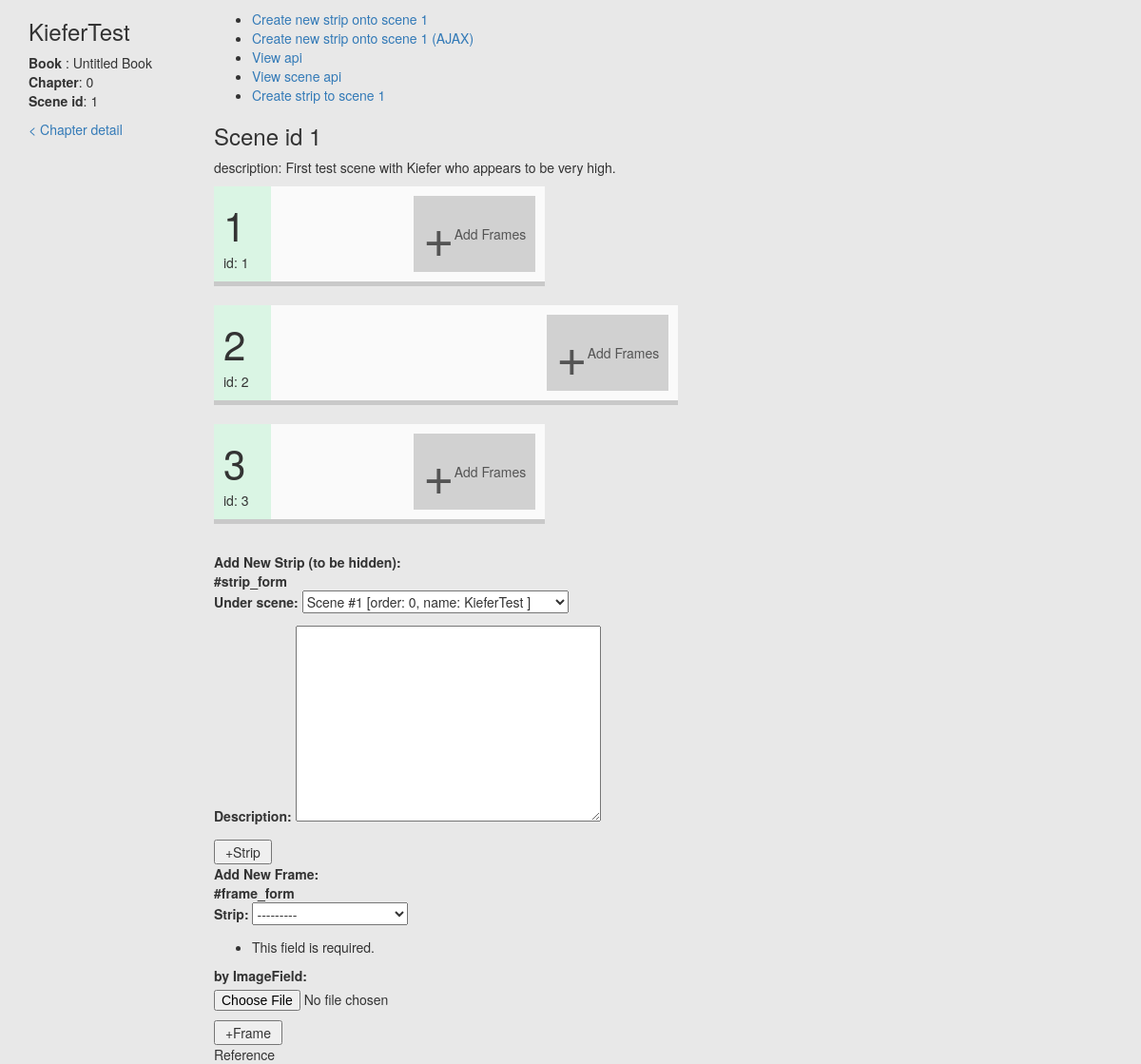
Page /flipbooks/scene/1/ on the committed database.
### flipbooks/models.py (models this page shows, shortened)
class Scene(models.Model):
    order = models.IntegerField(default="0")
    children_orders = models.TextField(max_length=200, blank=True, default="")
    name = models.CharField(max_length=50, blank=True, default="")
    description = models.TextField(max_length=100, blank=True, default="")
    chapter = models.ForeignKey(Chapter, on_delete=models.CASCADE, default=0)
    date_created = models.DateTimeField(auto_now_add=True)
    date_modified = models.DateTimeField(auto_now=True)
    def __str__(self):
        return "Scene #{} [order: {}, name: {} ]".format(self.pk, self.order, self.name)

class Chapter(models.Model):
    number = models.IntegerField(default="0")
    title = models.CharField(max_length=50, blank=True, default="Untitled")
    book = models.ForeignKey(Book, on_delete=models.CASCADE)
    date_created = models.DateTimeField(auto_now_add=True)
    date_modified = models.DateTimeField(auto_now=True)

class Book(models.Model):
    title = models.CharField(max_length=50, blank=True, default="Untitled Book")
    date_created = models.DateTimeField(auto_now_add=True)
    date_modified = models.DateTimeField(auto_now=True)

class Strip(models.Model):
    order = models.IntegerField(default="-1")
    description = models.TextField(max_length=100, blank=True, default="")
    scene = models.ForeignKey(Scene, on_delete=models.CASCADE)
    date_created = models.DateTimeField(auto_now_add=True)
    date_modified = models.DateTimeField(auto_now=True)
    def __str__(self):
        return "id #{} [in Sn_{}, order:{}]".format(self.id, self.scene.order, self.order)

### flipbooks/views.py (the view)
# urls.py: url(r'^scene/(?P<pk>\d+)/$', views.SceneDetailView.as_view(), name='scene-detail'),
class SceneDetailView(generic.DetailView):
    model = Scene
    queryset = Scene.objects.all()
    def get_context_data(self, *args, **kwargs):
        context = super(SceneDetailView, self).get_context_data(*args, **kwargs)
        stringy_children_orders = context['object'].children_orders
        valid_children_orders = False if stringy_children_orders =="" else helpers.string2List(stringy_children_orders)
        context["valid_children_orders"] = valid_children_orders
        _scene = context['object']
        ordered_strip_set = []
        if valid_children_orders:
            ordered_strip_set = helpers.order_by_id_ref(_scene.strip_set.all(), valid_children_orders)
        else:
            ordered_strip_set = _scene.strip_set.all()
        context['ordered_strip_set'] = ordered_strip_set
        context["strip_create_form"] = forms.StripCreateForm(initial={'scene': self.kwargs['pk']})
        context['strip_create_url'] = reverse_lazy("flipbooks:strip-create", kwargs={'scene_pk':self.kwargs['pk'] })
        context["frame_create_form"] = forms.FrameCreateForm({"scene_pk": self.kwargs['pk']})
        print("------------attempting to hide a field")
        print(context["frame_create_form"].fields)
        context["frame_create_form"].fields['frame_image'].widget = f.HiddenInput()
        context['frame_create_url'] = reverse_lazy("flipbooks:frame-create", kwargs={'strip_pk': 1 })
        return context

### flipbooks/forms.py
class StripCreateForm(forms.ModelForm):
    def __init__(self, *args, **kwargs):
        super(StripCreateForm, self).__init__(*args, **kwargs)
        self.fields['scene'].queryset = Scene.objects.order_by("order")
    class Meta:
        model = Strip
        fields = ['scene', 'description'] #removed 'order'. No need to select them.
        labels = {
            'scene': 'Under scene'
        }

class FrameCreateForm(forms.ModelForm):
    def __init__(self, *args, **kwargs):
        super(FrameCreateForm, self).__init__(*args, **kwargs)
        arg_dict = {}
        for arg in args:
            if arg:
                arg_dict = arg
        if 'scene_pk' in arg_dict:
            self.fields['strip'].queryset = Strip.objects.filter(scene__id=arg_dict['scene_pk'])
        else:
            self.fields['strip'].queryset = Strip.objects.all()
    class Meta:
        model = Frame
        fields = ['strip', 'frame_image', 'frame_image_native']
        labels = {
            'frame_image_native': 'by ImageField:',
        }

### flipbooks/helpermodule/helpers.py (called while the page is built)
def string2List(stringyList):
    li = stringyList.split(",")
    return list( item.strip() for item in li )

def order_by_id_ref(obj_li, ref_id_li):
    obj_li_ordered = [None] * len(obj_li)
    for obj in obj_li:
        if str(obj.id) in ref_id_li:
            order_position = ref_id_li.index(str(obj.id))
            obj_li_ordered[order_position] = obj
    return obj_li_ordered

### flipbooks/templatetags/flipbooks_custom_tags.py (called while the page is built)
@register.filter(name='is_displayable')
def is_displayable(obj, validation_type=''):
    if validation_type=='':
        return False
    elif validation_type=='frame':
        frame = obj
        return not((frame is None) or (frame.frame_image is None) or (str(frame.frame_image) is ""))

### proj_cumulus/templates/flipbooks/scene_detail.html (shortened to what this page needs)
{% extends "base.html" %}
{% load thumbnail %}
{% load flipbooks_custom_tags %}
{% block content %}
<div class="row">
    <div class="col-md-2">
        <h3>{{object.name}}</h3>
        <p>
            <b>Book</b> : {{object.chapter.book.title}}
            <b>Chapter</b>: {{object.chapter.number}}
            <b>Scene id</b>: {{object.id}}
        </p>
        <p><a href="{% url 'flipbooks:chapter-detail' book_pk=object.chapter.book.id chapter_number=object.chapter.number %}">< Chapter detail</a></p>
    </div>
    <div class="col-md-10">
        <div>
            <ul class="list inline">
                <li><a href="{% url 'flipbooks:strip-create' scene_pk=object.id %}">Create new strip onto scene {{object.id}}</a></li>
                <li><a href="#">Create new strip onto scene {{object.id}} (AJAX)</a></li>
                <li><a href="{% url 'flipbooks-api:list' %}">View api</a></li>
                <li><a href="{% url 'flipbooks-api:detail-scene' pk=object.id%}">View scene api</a></li>
                <li><a href="{% url 'flipbooks-api:create-strip-under-scene' pk=object.id%}">Create strip to scene {{object.id}}</a></li>
            </ul>
        </div>
        <h3>Scene id {{object.id}}</h3>
        <p>description: {{object.description}}</p>
        <ul class="list_strips">
            {% for strip in ordered_strip_set %}
                <li class="flex_list">
                    <div class="header">
                        <span class="bigtext-1">{{forloop.counter}}</span>
                        <br>
                        <span>id: {{strip.id}}</span>
                    </div>
                    <div class="strip_flex_container" stripid="{{strip.id}}">
                        {% for frame in strip.frame_set.all %}
                            {% if frame|is_displayable:"frame" %}
                                   <div class="thumb slender">
                                   </div>
                            {% endif %}
                        {% empty %}
                            {% if strip is None %}
                                <div class="tile">
                                    <span style="color:#898989">Invalid Strip</span>
                                </div>
                            {% endif %}
                        {% endfor %}
                        {% if strip != None %}
                            <div class="tile frame_form" displaytype="add" for="strip_{{strip.id}}">
                                <span style="font-size:4em">+</span>
                                Add Frames
                            </div>
                        {% endif %}
                    </div>
                </li>
            {% empty %}
                <p>No strips could be found</p>
            {% endfor %}
        </ul>
        <div>
            <b>Add New Strip (to be hidden):</b>
            {% include "flipbooks/includes/form_dynamic.html" with form=strip_create_form action_url=strip_create_url form_id="strip_form" btn_title='+Strip' %}
        </div>
        <div>
            <b>Add New Frame:</b>
            {% include "flipbooks/includes/form_dynamic.html" with form=frame_create_form action_url=frame_create_url form_id="frame_form" btn_title='+Frame' %}
        </div>
        <div>
            Reference
        </div>
    </div>
</div>
{% endblock content %}
{% block extra_js %}
    {% load static %}
{% endblock extra_js %}

### static-storage/css_static/main.css (style rules this page uses)
body { background-color: #E8E8E8; }
.bigtext-1 { font-size: 3em; }
.thumb { position:relative; }

### static-storage/css_static/lists.css (style rules this page uses)
ul.list_strips { padding: 0; counter-reset: stripNum; }
ul.list_strips li { display:flex; align-items: stretch; counter-increment: stripNum; }
ul.list_strips li > .header { width: 60px; height: auto; flex-shrink: 0; background-color:#DAF5E4; padding: 10px; margin: 0 0 20px 0; border-bottom: 5px solid #c9c9c9; }
.strip_flex_container { display:flex; flex-wrap: wrap; flex-direction: row; align-items: stretch; margin-bottom: 20px; background-color: #FAFAFA; border-bottom: 5px solid #c9c9c9; }
ul.list_strips .strip_flex_container .thumb, ul.list_strips .strip_flex_container .tile { display: flex; position: relative; align-items: center; justify-content: center; margin: 10px 10px 10px 10px; height: auto; }
.strip_flex_container .thumb.slender { width: 50px; overflow: hidden; }
.strip_flex_container .tile[displaytype="add"] { background-color: #D1D1D1; padding: 0 10px; height: auto; color: #545454; cursor: pointer; }

### rows in the picture
Scene: name "KieferTest", chapter.book "Untitled Book", chapter.number "0", id "1", description "First test scene with Kiefer who appears to be very high."
Strip: id "1"
Strip: id "2"
Strip: id "3"
